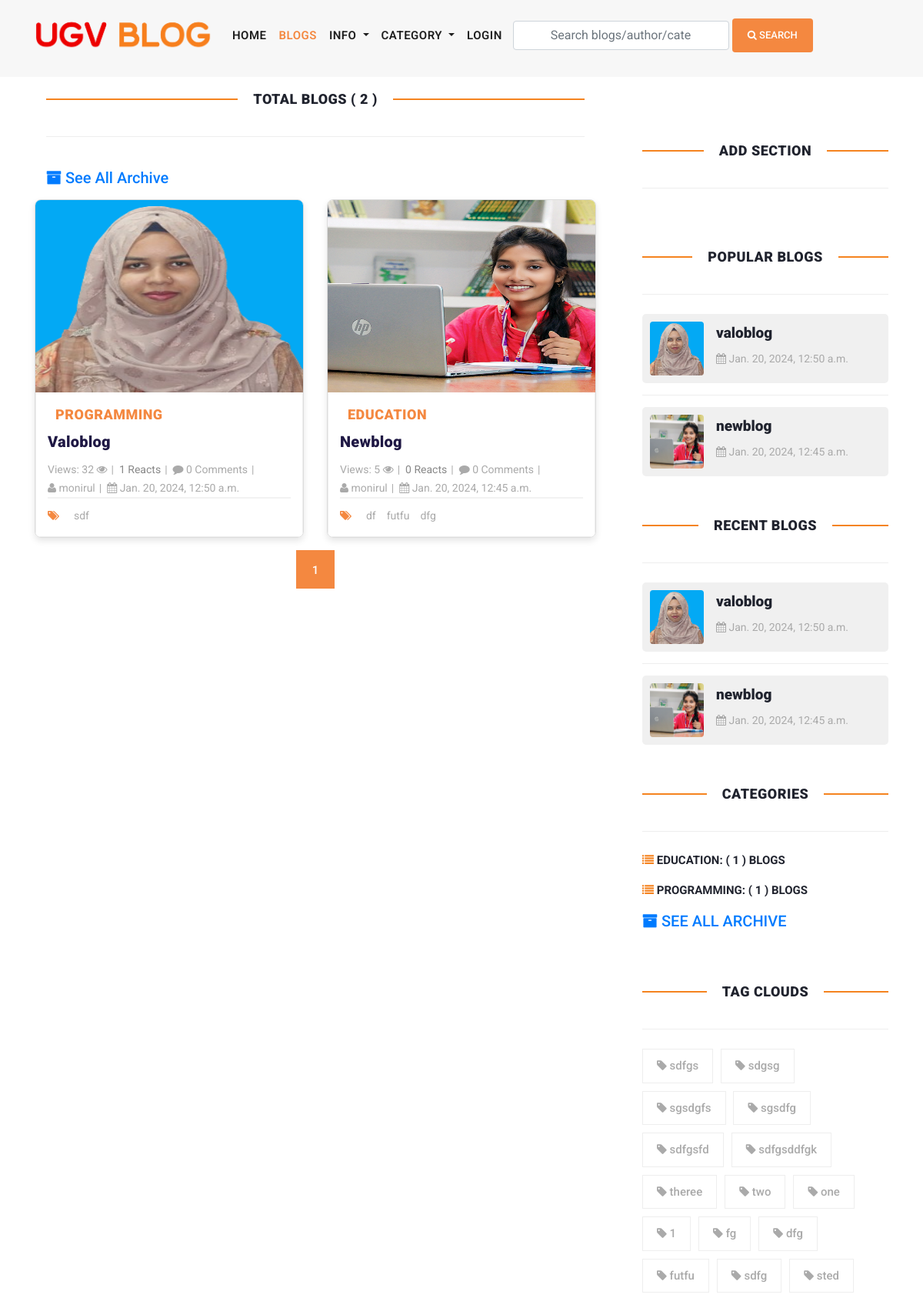
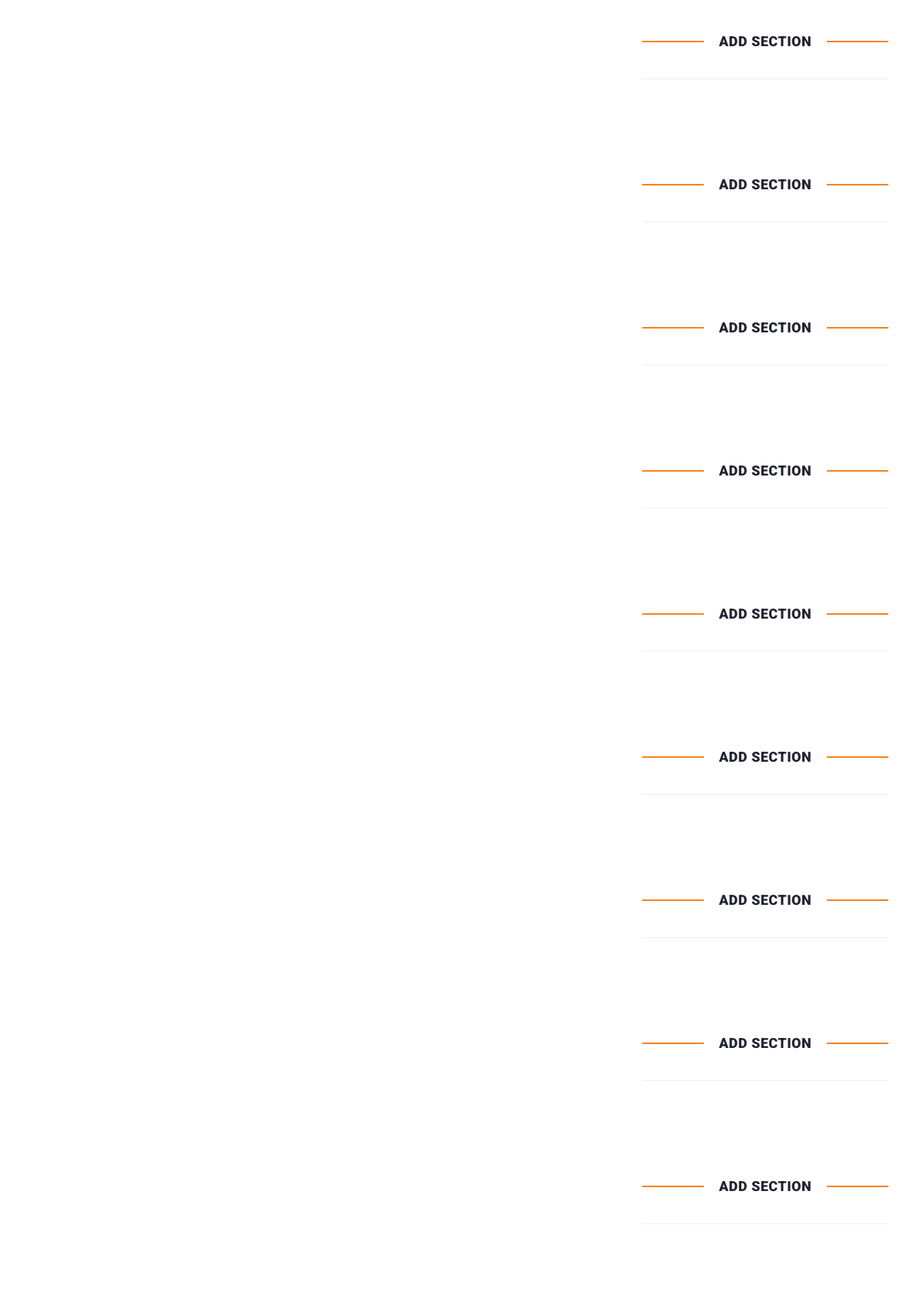
The app's page /blogs/ (upper part) with its own data (2 pictures, top to bottom).
### blog/models.py (models this page shows, shortened)
class Site(models.Model):
    header_logo = models.ImageField(upload_to="site_info")
    footer_logo = models.ImageField(upload_to="site_info")
    site_name = models.CharField(max_length=25)

class Blog(models.Model):
    user = models.ForeignKey(
        User,
        related_name='user_blogs',
        on_delete= models.CASCADE
    )
    category = models.ForeignKey(
        Category,
        related_name='category_blogs',
        on_delete=models.CASCADE
    )
    tags = models.ManyToManyField(
        Tag,
        related_name='tag_blogs',
        blank=True
    )
    likes = models.ManyToManyField(
        User,
        related_name='user_likes',
        blank=True
    )
    title = models.CharField(max_length=400,unique=True)
    slug = models.SlugField(null=True, blank=True, unique=True)
    views = models.PositiveIntegerField(default=0)
    banner = models.ImageField(
        upload_to='blog_banners/',
        validators=[FileExtensionValidator(allowed_extensions=['jpg', 'png','jpeg'])]
        )
    description = RichTextField()
    created_date = models.DateTimeField(auto_now_add=True)

class Category(models.Model):
    title = models.CharField(max_length=150, unique=True)
    slug = models.SlugField(null=True, blank=True)
    created_date = models.DateTimeField(auto_now_add=True)
    def __str__(self):
        return self.title

class Tag(models.Model):
    title = models.CharField(max_length=150)
    slug = models.SlugField(null=True, blank=True)
    created_date = models.DateTimeField(auto_now_add=True)

### user_profile/models.py (models this page shows, shortened)
class User(AbstractUser):
    email = models.EmailField(
        max_length = 150,
        unique = True,
        error_messages={
            'unique':"The email must be unique for create ",
        }
    )
    profile_image = models.ImageField(
        null = True,
        blank = True,
        upload_to='users_images/',
        validators=[FileExtensionValidator(allowed_extensions=['jpg', 'png','jpeg'])]
    )
    followers = models.ManyToManyField("Follow")
    REQUIRED_FIELDS = ["email"]
    objects = CustomUserManager()

### blog/views.py (the view)
# urls.py: path('blogs/', blogs, name = 'blogs'),
def blogs(request):
    queryset = Blog.objects.order_by('-created_date')
    tags = Tag.objects.order_by('-created_date')[:15]
    page = request.GET.get('page', 1)
    paginator = Paginator(queryset,50)
    populars = Blog.objects.order_by('-views')[:15]
    try:
        blogs = paginator.page(page)
    except EmptyPage:
        blogs = paginator.page(1)
    except PageNotAnInteger:
        blogs = paginator.page(1)
        return redirect('blogs')
    context  = {
        'blogs':blogs,
        "tags":tags,
        "paginator":paginator,
        "populars": populars,
    }
    return render(request, 'blogs.html', context)

### templates/blogs.html (shortened to what this page needs)
{% extends 'base.html' %}
{% load static %}
{% block content %}
<section class="blog-posts grid-system">
    <div class="container">
      <div class="row">
        <div class="col-lg-8">
          <div class="col-lg-12 sidebar-heading seven ">
            <h2>Total Blogs ( {{paginator.object_list.count}} )</h2>
            <h5 class="py-3">
              <a href="{% url 'archive_blog_system' %}"> <i class="fa fa-archive"></i> See All Archive</a>
            </h5>
          </div>
          <div class="all-blog-posts">
            <div class="row">
              {% for blog in blogs %}
              {% include 'blog_card.html' %}
              {% endfor %}
            {% include 'pagination.html' %}
            </div>
          </div>
        </div>
        {% include 'sidebar.html' %}
       </div>
    </div>
  </section>
{% endblock content %}

### templates/header.html (shortened to what this page needs)
{% load static %}
<header class="sticky-header">
    <nav class="navbar navbar-expand-lg">
        <div class="container">
            {% for site_instance in site %}
            <a  class="navbar-brand" href="{% url 'home'  %}"><img draggable="false" style="width: 230px; height: 50px;" src="{{site_instance.header_logo.url}}" alt=""></a>
            {% endfor %}
        <div class="collapse navbar-collapse" id="navbarResponsive">
            <ul class="navbar-nav ml-auto">
            <li class="nav-item {% if request.path == '/' %}active{% endif %}">
                <a class="nav-link" href="{% url 'home' %}">Home
                </a>
            </li>
            <li class="nav-item {% if request.path == '/blogs/' %}active{% endif %}">
                <a class="nav-link" href="{% url 'blogs' %}">Blogs</a>
            </li>
            <li class="nav-item dropdown {% if '/top-bloggers/' in request.path %}active {% elif '/about/' in request.path %} active {% elif '/contact/' in request.path %} active {% elif '/archive/' in request.path %} active {% endif %}  ">
                <a class="nav-link dropdown-toggle" href="#" id="navbarDropdown" role="button" data-toggle="dropdown" aria-haspopup="true" aria-expanded="false">
                  Info
                </a>
            </li>
            <li class="nav-item dropdown {% if '/category_blogs/' in request.path %} active {% endif %}">
                <a class="nav-link dropdown-toggle" href="#" id="navbarDropdown" role="button" data-toggle="dropdown" aria-haspopup="true" aria-expanded="false">
                  Category
                </a>
            </li>
            <li>
                {% if request.user.is_authenticated %}
                <li class="nav-item dropdown {% if '/profile/' in request.path %}active {% elif '/user_notifications/' in request.path %}active {% elif '/wishlist/' in request.path %}active {% elif '/line_chart/' in request.path %}active {% endif %} ">
                    <a class="nav-link dropdown-toggle" href="#" id="navbarDropdown" role="button" data-toggle="dropdown" aria-haspopup="true" aria-expanded="false">
                      {% if request.user.username %}
                      {{request.user.username}}
                      {% endif %}
                    </a>
                    <div class="dropdown-menu" aria-labelledby="navbarDropdown">
                      <a class="dropdown-item {% if '/profile/' in request.path %}active{% endif %}" href="{% url 'profile' %}"><i class="fa fa-user"></i> My Profile</a>
                      <a class="dropdown-item {% if '/user_notifications/' in request.path %}active{% endif %} " href="{% url 'user_notifications' %}"><i class="fa fa-bell"></i>
                        {% if unseen > 0 %}
                        Notifaction ({{unseen}})
                         {% else %}
                        Notification
                        {% endif %}
                        </a>
                      <a class="dropdown-item {% if '/line_chart/' in request.path %}active{% endif %}" href="{% url 'line_chart' %}"><i class="fa fa-history"></i> All Views</a>
                      <a class="dropdown-item {% if '/wishlist/' in request.path %}active{% endif %}" href="{% url 'wishlist' %}"><i class="fa fa-bookmark"></i> Saved Blogs</a>
                      <a class="dropdown-item {% if '/deleted_blogs/' in request.path %}active{% endif %}" href="{% url 'deleted_blogs' %}"><i class="fa fa-trash"></i> Deleted Blogs</a>
                      <a class="dropdown-item" href="{% url 'logout' %}"><i class="fa fa-sign-out" aria-hidden="true"></i> Logout</a>
                    </div>
                </li>
                {% else %}
                <li class="nav-item
                {% if request.path == '/login/' %}active{% endif %}">
                    <a class="nav-link" href="{% url 'login' %}">LOGIN</a>
                </li>
                {% endif %}
            </li>
            </ul>
            <form class="form-inline d-flex flex-nowrap my-2 ml-auto search_form" action="{% url 'search_blogs' %}" method="GET" >
                <input class="form-control px-5" name="search" type="text" placeholder="Search blogs/author/category/tags "  required>
                <button class="btn btn-primary ml-1"><i class="fa fa-search"></i> Search</button>
            </form>
        </div>
        </div>
    </nav>
</header>

### templates/blog_card.html
{% load static %}
<div class="col-lg-6">
  <div class="blog-card mb-3">
    <div class="blog-thumb thumbnail">
      <a href="{% url 'blog_details' blog.slug %}"><img class="zoom-on-hover" style="height: 250px;" src="{{blog.banner.url}}" alt="{{blog.title}}"></a>
    </div>
    <div class="down-content">
      <span class="category-badge">{{blog.category}}</span>
      <a href="{% url 'blog_details' blog.slug %}">
        <h4 style="color: #1F1844">{{blog.title}}</h4>
      </a>
      <ul class="post-info">
        <li><a href="javascript:void(0);"> Views: {{blog.views}} <i class="fa fa-eye" aria-hidden="true"></i></a></li>
        <li id="like-count" >{{blog.likes.count}} Reacts</li>
        <li><a href="{% url 'blog_details' blog.slug %}"><i class="fa fa-comment"></i> {{blog.blog_comments.all.count}} Comments</a></li>
        <li><a href="{% url 'view_user_information' blog.user.username %}"><i class="fa fa-user"></i> {{blog.user.username}}</a></li>
        <li><a href="javascript:void(0);"><i class="fa fa-calendar"></i> {{blog.created_date}}</a></li>
      </ul>
      <div class="post-options">
        <div class="row">
          <div class="col-lg-12">
            <ul class="post-tags">
              <li><i class="fa fa-tags"></i></li>
              {% if blog.tags.all.count > 0 %}
                {% for tag in blog.tags.all %}
                  <li><a  href="{% url 'tag_blogs' tag.slug %}">{{tag.title}}</a></li>
                {% endfor %}
              {% else %}
                None
              {% endif %}
            </ul>
          </div>
        </div>
      </div>
    </div>
  </div>
</div>

### templates/sidebar.html (shortened to what this page needs)
{% load static %}
<div class="col-lg-4 py-3">
    <div class="sidebar">
      <div class="row">
        <div class="col-lg-12">
      </div>
        <div class="col-lg-12">
          <div class="sidebar-item categories">
            <div class="sidebar-heading seven">
              <h2>Add section</h2>
            </div>
          </div>
        </div>
        <div class="col-lg-12">
          <div class="sidebar-item recent-posts">
            <div class="sidebar-heading seven">
              <h2>Popular Blogs</h2>
            </div>
            <div class="content">
              <ul>
                {% for blog in populars|slice:"15" %}
                  <li>
                    <a href="{% url 'blog_details' blog.slug %}">
                      <div class="media thumbnail-container">
                        <img class="mr-3 thumbnail-img" src="{{blog.banner.url}}" alt="{{blog.title}}" style="width: 70px; height: 70px;">
                        <div class="media-body">
                          <h5 class="mt-0">{{blog.title|truncatechars:30}}</h5>
                          <span><i class="fa fa-calendar"></i> {{blog.created_date}}</span>
                        </div>
                      </div>
                    </a>
                  </li>
                {% endfor %}
              </ul>
            </div>
          </div>
        </div>
        <div class="col-lg-12">
          <div class="sidebar-item recent-posts">
            <div class="sidebar-heading seven">
              <h2>Recent Blogs</h2>
            </div>
            <div class="content">
              <ul>
                {% for blog in blogs|slice:"5" %}
                  <li>
                    <a href="{% url 'blog_details' blog.slug %}">
                      <div class="media thumbnail-container">
                        <img class="mr-3 thumbnail-img" src="{{blog.banner.url}}" alt="{{blog.title}}" style="width: 70px; height: 70px;">
                        <div class="media-body">
                          <h5 class="mt-0">{{blog.title|truncatechars:30}}</h5>
                          <span><i class="fa fa-calendar"></i> {{blog.created_date}}</span>
                        </div>
                      </div>
                    </a>
                  </li>
                {% endfor %}
              </ul>
            </div>
          </div>
        </div>
        <div class="col-lg-12">
          <div class="sidebar-item categories">
            <div class="sidebar-heading seven">
              <h2>Categories</h2>
            </div>
            <div class="content " style="text-transform: uppercase;">
              <ul>
                {% for category_count in category_counts %}
                <li>
                <a href="{% url 'category_blogs' category_count.category.slug %}">
                <i class="fa fa-list fa-xs" style="color: #f5831f;"></i>
                {{ category_count.category.title }}: ( {{ category_count.blog_count }} ) blogs
                </a>
                </li>
                {% endfor %}
              </ul>
              <h5 class="py-3">
                <a href="{% url 'archive_blog_system' %}"> <i class="fa fa-archive"></i> See All Archive</a>
              </h5>
            </div>
          </div>
        </div>
        <div class="col-lg-12">
          <div class="sidebar-item tags">
            <div class="sidebar-heading seven">
              <h2>Tag Clouds</h2>
            </div>
            <div class="content">
              <ul>
              {% for tag in tags %}
                <li><a class="tag-cloud" href="{% url 'tag_blogs' tag.slug %}"><i class="fa fa-tag"></i> {{tag.title}}</a></li>
              {% endfor %}
             </ul>
            </div>
          </div>
        </div>
        <div class="col-lg-12 mb-5">
          <div class="sidebar-item categories">
            <div class="sidebar-heading seven">
              <h2>Add section</h2>
            </div>
          </div>
        </div>
      <div class="col-lg-12 mb-5">
        <div class="sidebar-item categories">
          <div class="sidebar-heading seven">
            <h2>Add section</h2>
          </div>
        </div>
      </div>
      <div class="col-lg-12 mb-5">
        <div class="sidebar-item categories">
          <div class="sidebar-heading seven">
            <h2>Add section</h2>
          </div>
        </div>
      </div>
      <div class="col-lg-12 mb-5">
        <div class="sidebar-item categories">
          <div class="sidebar-heading seven">
            <h2>Add section</h2>
          </div>
        </div>
      </div>
      <div class="col-lg-12 mb-5">
        <div class="sidebar-item categories">
          <div class="sidebar-heading seven">
            <h2>Add section</h2>
          </div>
        </div>
      </div>
      <div class="col-lg-12 mb-5">
        <div class="sidebar-item categories">
          <div class="sidebar-heading seven">
            <h2>Add section</h2>
          </div>
        </div>
      </div>
      <div class="col-lg-12 mb-5">
        <div class="sidebar-item categories">
          <div class="sidebar-heading seven">
            <h2>Add section</h2>
          </div>
        </div>
      </div>
      <div class="col-lg-12 mb-5">
        <div class="sidebar-item categories">
          <div class="sidebar-heading seven">
            <h2>Add section</h2>
          </div>
        </div>
      </div>
      <div class="col-lg-12 mb-5">
        <div class="sidebar-item categories">
          <div class="sidebar-heading seven">
            <h2>Add section</h2>
          </div>
        </div>
      </div>
</div>

### records on screen
Site: header_logo (picture)
Blog: banner (picture), category "PROGRAMMING", title "Valoblog", views "32", likes.count "1", blog_comments.all.count "0", user.username "monirul", created_date "Jan. 20, 2024, 12:50 a.m.", title "valoblog"
Tag: title "sdf"
Blog: banner (picture), category "EDUCATION", title "Newblog", views "5", likes.count "0", blog_comments.all.count "0", user.username "monirul", created_date "Jan. 20, 2024, 12:45 a.m.", title "newblog"
Tag: title "df"
Tag: title "futfu"
Tag: title "dfg"
Category: category "EDUCATION", blog_count "1"
Category: category "PROGRAMMING", blog_count "1"
Tag: title "sdfgs"
Tag: title "sdgsg"
Tag: title "sgsdgfs"
Tag: title "sgsdfg"
Tag: title "sdfgsfd"
Tag: title "sdfgsddfgk"
Tag: title "theree"
Tag: title "two"
Tag: title "one"
Tag: title "1"
Tag: title "fg"
Tag: title "sdfg"
Tag: title "sted"

### other values on screen
{{ paginator.object_list.count }} "2"
{{ page }} "1"
